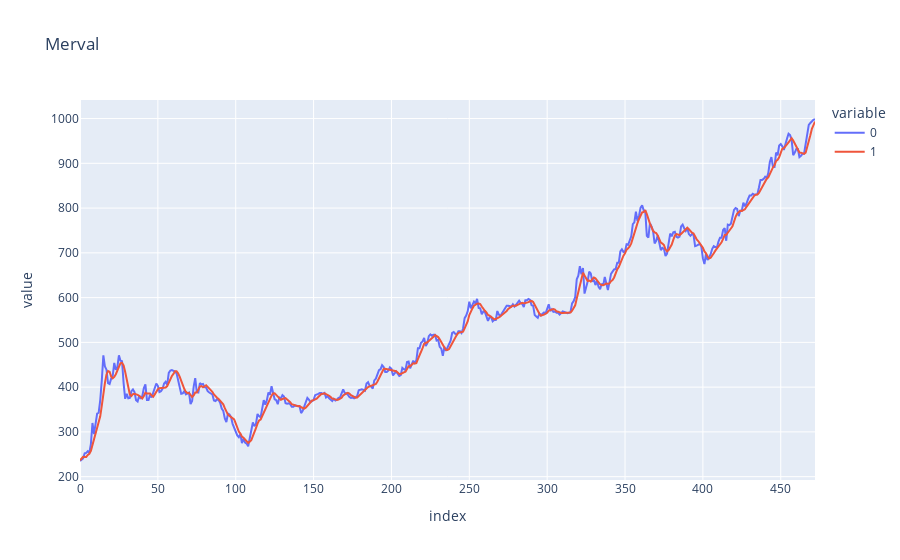

This figure's notebook cell:
### Code cell
fig = px.line(data_new[:,:-1],
              title="Merval"
)
fig.show()

### Figure 1 — Plotly figure (JSON) as saved in the notebook; plotly's stock layout.template omitted (floating-point values rounded to 4 significant figures; data arrays with more than 128 entries replaced by an {"elided": "..."} marker saying what was removed)
{"data": [{"hovertemplate": "variable=0<br>index=%{x}<br>value=%{y}<extra></extra>", "legendgroup": "0", "line": {"color": "#636efa", "dash": "solid"}, "marker": {"symbol": "circle"}, "mode": "lines", "name": "0", "orientation": "v", "showlegend": true, "type": "scatter", "x": {"elided": "473 int values"}, "xaxis": "x", "y": {"elided": "473 int values"}, "yaxis": "y"}, {"hovertemplate": "variable=1<br>index=%{x}<br>value=%{y}<extra></extra>", "legendgroup": "1", "line": {"color": "#EF553B", "dash": "solid"}, "marker": {"symbol": "circle"}, "mode": "lines", "name": "1", "orientation": "v", "showlegend": true, "type": "scatter", "x": {"elided": "473 int values"}, "xaxis": "x", "y": {"elided": "473 float values"}, "yaxis": "y"}], "layout": {"legend": {"title": {"text": "variable"}, "tracegroupgap": 0}, "title": {"text": "Merval"}, "xaxis": {"anchor": "y", "domain": [0, 1], "title": {"text": "index"}}, "yaxis": {"anchor": "x", "domain": [0, 1], "title": {"text": "value"}}}}
